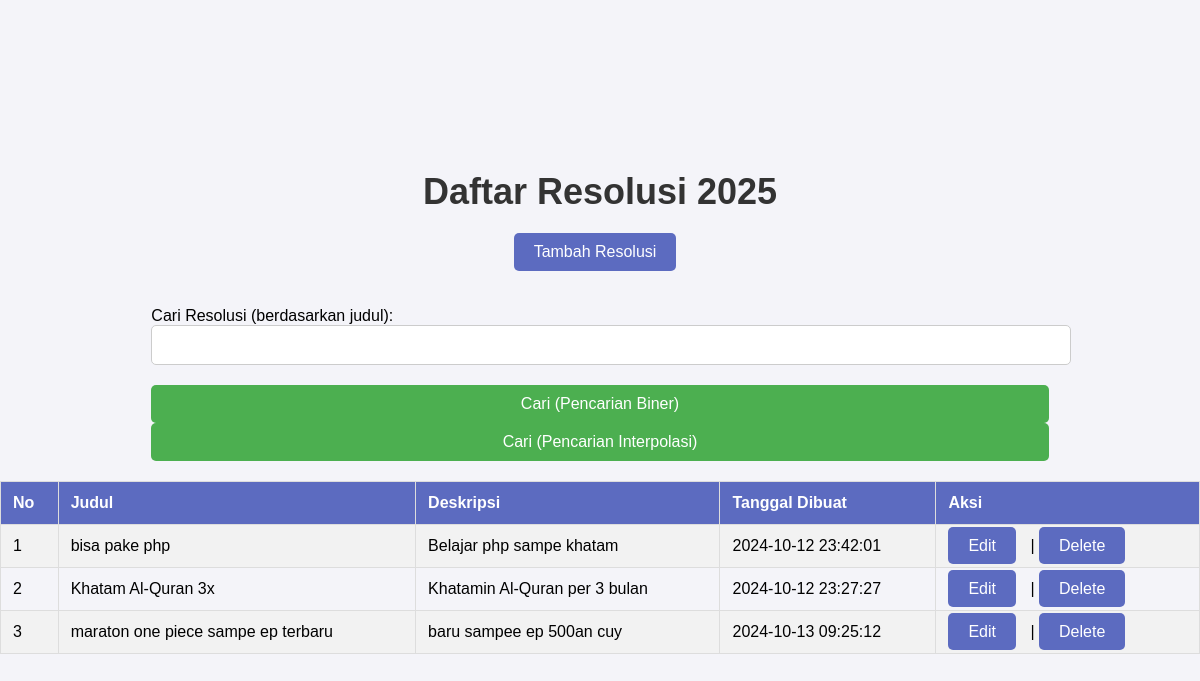
The page / on the database its author committed.
### tables this page shows
CREATE TABLE `resolusi` (
  `id` int(11) NOT NULL,
  `judul` varchar(255) NOT NULL,
  `deskripsi` text NOT NULL,
  `tanggal_dibuat` timestamp NOT NULL DEFAULT current_timestamp()
);

### index.php (the view, shortened to what this page needs)
<?php
include 'koneksi.php';
$query = "SELECT * FROM resolusi ORDER BY judul ASC";
$result = mysqli_query($conn, $query);
$resolusi = [];
while ($row = mysqli_fetch_assoc($result)) {
    $resolusi[] = $row;
}
if (isset($_POST['search_biner'])) {
    $searchKey = $_POST['search_key'];
    $index = binarySearch($resolusi, $searchKey);
    if ($index != -1) {
        $searchResult = [$resolusi[$index]];
    } else {
        $searchResult = [];
    }
} else {
    $searchResult = $resolusi;
}
?>
<!DOCTYPE html>
<html lang="en">
<head>
    <link rel="stylesheet" href="style.css">
</head>
<body>
    <h1>Daftar Resolusi 2025</h1>
    <a href="tambah.php">Tambah Resolusi</a><br><br>
    <form method="POST">
        <label for="search_key">Cari Resolusi (berdasarkan judul):</label>
        <input type="text" name="search_key" required>
        <button type="submit" name="search_biner">Cari (Pencarian Biner)</button>
        <button type="submit" name="search_interpolasi">Cari (Pencarian Interpolasi)</button>
    </form>
    <table border="1" cellpadding="10" cellspacing="0">
        <tr>
            <th>No</th>
            <th>Judul</th>
            <th>Deskripsi</th>
            <th>Tanggal Dibuat</th>
            <th>Aksi</th>
        </tr>
        <?php
        $no = 1;
        foreach ($searchResult as $row) {
            echo "<tr>";
            echo "<td>" . $no++ . "</td>";
            echo "<td>" . $row['judul'] . "</td>";
            echo "<td>" . $row['deskripsi'] . "</td>";
            echo "<td>" . $row['tanggal_dibuat'] . "</td>";
            echo "<td>
                <a href='edit.php?id=" . $row['id'] . "'>Edit</a> |
                <a href='delete.php?id=" . $row['id'] . "'>Delete</a>
            </td>";
            echo "</tr>";
        }
        ?>
    </table>
</body>
</html>

### style.css (style rules this page uses)
body { font-family: Arial, sans-serif; background-color: #f4f4f9; margin: 0; padding: 0; display: flex; justify-content: center; align-items: center; flex-direction: column; min-height: 100vh; }
h1 { color: #333; font-size: 36px; text-align: center; margin-bottom: 20px; }
button, a { background-color: #5c6bc0; color: white; border: none; padding: 10px 20px; text-decoration: none; border-radius: 5px; font-size: 16px; cursor: pointer; margin-right: 10px; }
input[type="text"], textarea { width: 100%; padding: 10px; border: 1px solid #ccc; border-radius: 5px; margin-bottom: 20px; font-size: 16px; }
form button { width: 100%; padding: 10px; background-color: #4caf50; color: white; border: none; border-radius: 5px; cursor: pointer; }
table { width: 100%; border-collapse: collapse; margin-top: 20px; }
th, td { padding: 12px; border: 1px solid #ddd; text-align: left; }
th { background-color: #5c6bc0; color: white; }
tr:nth-child(even) { background-color: #f2f2f2; }

### rows shown on the page
resolusi: judul "bisa pake php", deskripsi "Belajar php sampe khatam", tanggal_dibuat "2024-10-12 23:42:01"
resolusi: judul "Khatam Al-Quran 3x", deskripsi "Khatamin Al-Quran per 3 bulan", tanggal_dibuat "2024-10-12 23:27:27"
resolusi: judul "maraton one piece sampe ep terbaru", deskripsi "baru sampee ep 500an cuy", tanggal_dibuat "2024-10-13 09:25:12"
